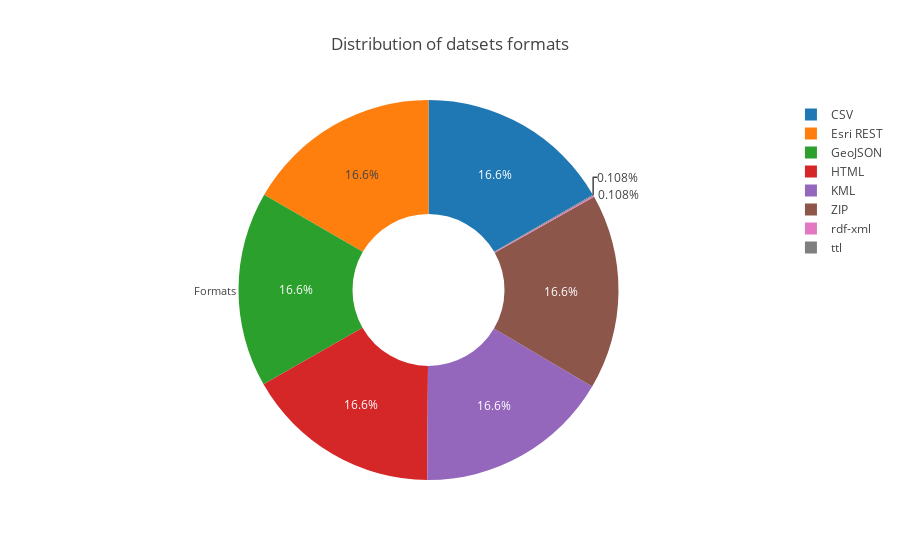

The notebook cell saved with this chart:
### Markdown cell above
#### Vis 3 - Percentage of data fromats

### Code cell
import plotly.plotly as py
import plotly.graph_objs as go

fig2 = {
  "data": [
    {
      "values": list(np.asarray(list(dict(frmt_df_cpy.groupby('Dataset Format')['Count'].agg('sum')).values()))/sum(list(dict(frmt_df_cpy.groupby('Dataset Format')['Count'].agg('sum')).values()))),
      "labels": list(dict(frmt_df_cpy.groupby('Dataset Format')['Count'].agg('sum')).keys()),
      "name": '% of count',
      "hoverinfo":"label+percent+name",
      "hole": .4,
      "type": "pie"
    }],
  "layout": {
        "title":"Distribution of datsets formats",
        "annotations": [
            {
                "font": {
                    "size": 11
                },
                "showarrow": False,
                "text": "Formats",
                "x": 0.16,
                "y": 0.5
            }
        ]
    }
}

iplot(fig2, filename='donut', image='png')

### Figure 1 — Plotly figure (JSON) as saved in the notebook; plotly's stock layout.template omitted (floating-point values rounded to 4 significant figures)
{"data": [{"hole": 0.4, "hoverinfo": "label+percent+name", "labels": ["CSV", "Esri REST", "GeoJSON", "HTML", "KML", "ZIP", "rdf-xml", "ttl"], "name": "% of count", "type": "pie", "uid": "572bdebb-f04a-4bef-9780-9fb5ab651282", "values": [0.1663, 0.1663, 0.1663, 0.1663, 0.1663, 0.1663, 0.00108, 0.00108]}], "layout": {"annotations": [{"font": {"size": 11}, "showarrow": false, "text": "Formats", "x": 0.16, "y": 0.5}], "title": "Distribution of datsets formats"}}
